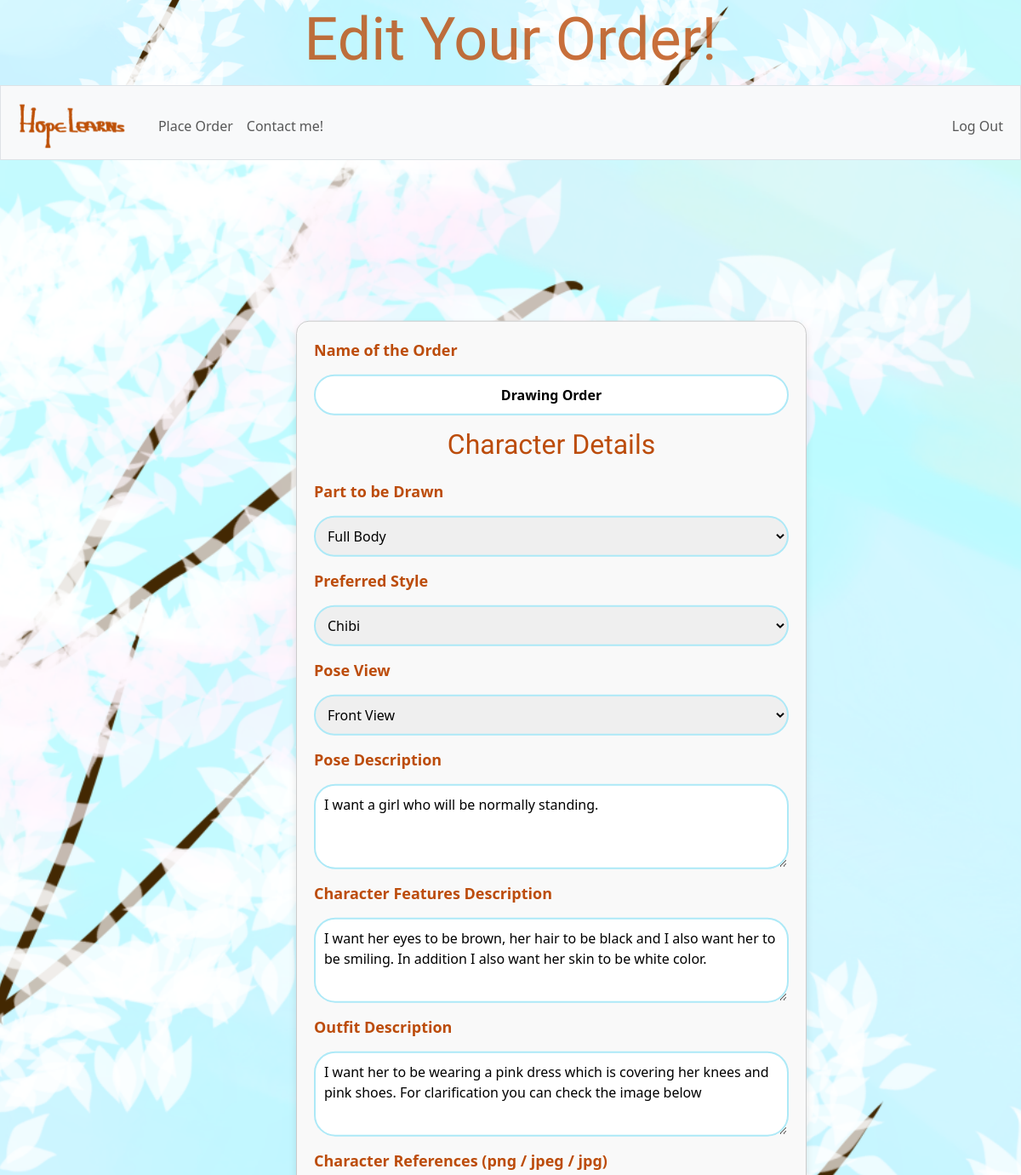
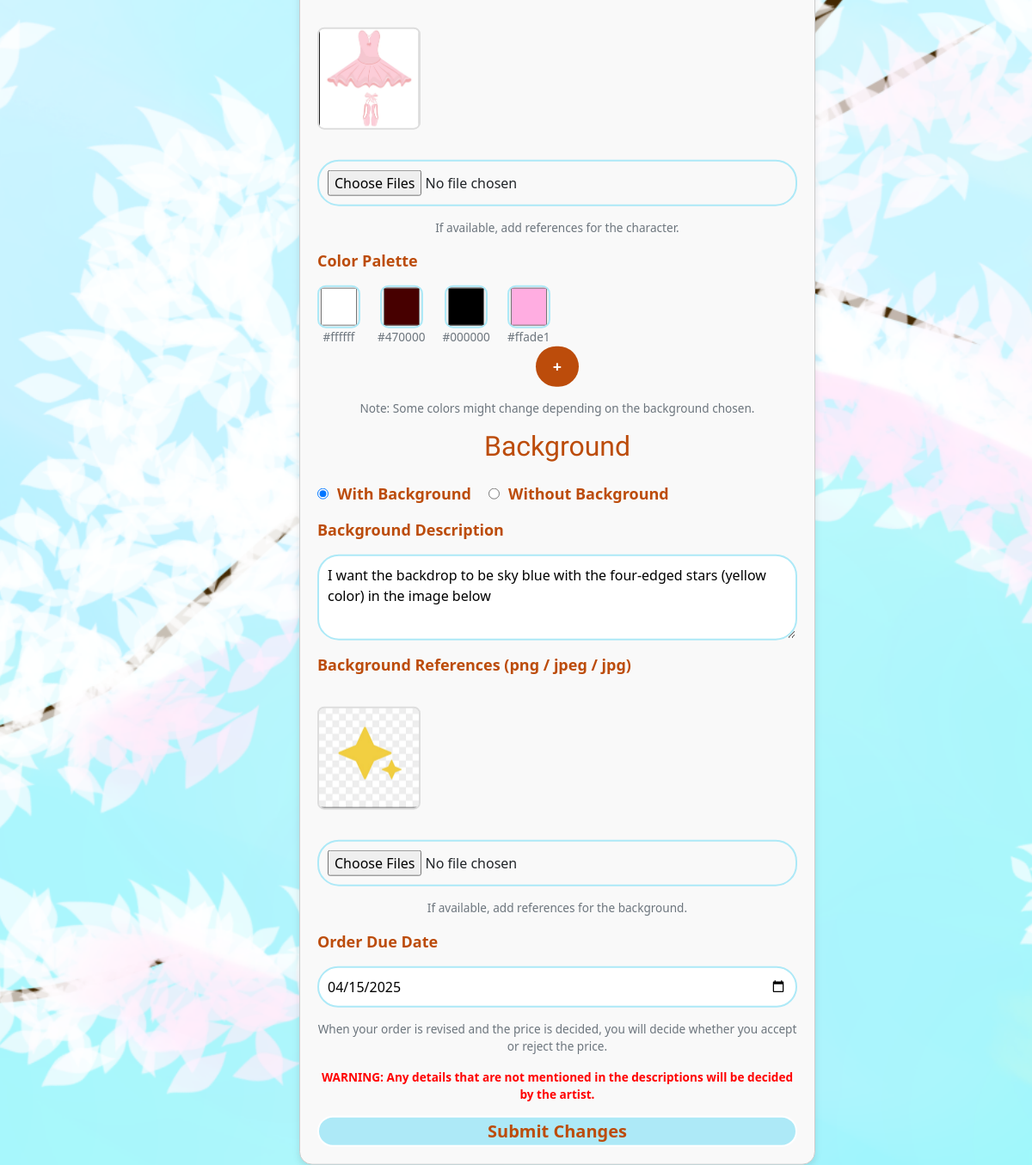
Page /edit-order?order_id=26 (signed in) on the committed database (2 pictures, top to bottom).
### tables this page shows
CREATE TABLE orders (
    order_id INTEGER PRIMARY KEY AUTOINCREMENT NOT NULL,
    user_id INTEGER NOT NULL,
    order_name VARCHAR(255) NOT NULL,
    character_part VARCHAR(50) NOT NULL,
    preferred_style VARCHAR(50) NOT NULL,
    pose_view VARCHAR(50) NOT NULL,
    pose_description TEXT NOT NULL,
    character_features_description TEXT,
    outfit_description TEXT,
    has_background BOOLEAN NOT NULL,
    background_description TEXT,
    price NUMERIC DEFAULT NULL,
    status VARCHAR(10) CHECK (status IN ('pending', 'reviewed', 'accepted', 'completed')) DEFAULT 'pending',
    order_due_date DATE NOT NULL,
    created_at DATETIME DEFAULT CURRENT_TIMESTAMP,
    FOREIGN KEY (user_id) REFERENCES users(id) ON DELETE CASCADE
);

CREATE TABLE character_references (
    id INTEGER PRIMARY KEY AUTOINCREMENT NOT NULL,
    order_id INTEGER NOT NULL,
    file_path TEXT NOT NULL,
    FOREIGN KEY (order_id) REFERENCES orders(order_id) ON DELETE CASCADE
);

### app.py (the view)
@app.route("/edit-order", methods=["GET", "POST"])
def edit_order():
    user_id = session["user_id"]
    is_admin = user_or_admin(user_id)
    if is_admin:
        return apology("unauthorized action", True)
    if request.method == "POST":
        form_data = get_form_data()
        if not isinstance(form_data, dict):
            return form_data  # Return the apology response directly
        order_name = form_data["order_name"]
        character_part = form_data["character_part"]
        preferred_style = form_data["preferred_style"]
        pose_view = form_data["pose_view"]
        pose_description = form_data["pose_description"]
        character_features_description = form_data["character_features_description"]
        outfit_description = form_data["outfit_description"]
        has_background = form_data["has_background"]
        background_description = form_data["background_description"]
        due_date = form_data["due_date"]
        colors = form_data["colors"]
        character_references = process_files('character_references[]', os.path.join(
            app.config['UPLOAD_FOLDER'], 'character_references'))
        if has_background:
            background_references = process_files('background_references[]', os.path.join(
                app.config['UPLOAD_FOLDER'], 'background_references'))
        else:
            background_references = []
        order_id = request.form.get("order_id")
        if not is_valid_order_id(False, order_id):
            return apology("unauthorized action")
        db.execute("""
                    UPDATE orders
                    SET
                    order_name = ?,
                    character_part = ?,
                    preferred_style = ?,
                    pose_view = ?,
                    pose_description = ?,
                    character_features_description = ?,
                    outfit_description = ?,
                    has_background = ?,
                    background_description = ?,
                    order_due_date = ?
                    WHERE order_id = ?;
                    """, order_name, character_part, preferred_style,
                   pose_view, pose_description, character_features_description,
                   outfit_description, has_background, background_description,
                   due_date, order_id)
        for color in colors:
            db.execute("""
                        INSERT INTO color_palette (order_id, color_hex)
                        VALUES (?, ?)
                        """, order_id, color)
        for path in character_references:
            db.execute("""
                    INSERT INTO character_references (order_id, file_path)
                    VALUES (?, ?)
                    """, order_id, path)
        for path in background_references:
            db.execute("""
                    INSERT INTO background_references (order_id, file_path)
                    VALUES (?, ?)
                    """, order_id, path)
        flash("Order edited successfully!")
        return redirect("/")
    else:
        order_id = request.args.get("order_id")
        if not is_valid_order_id(False, order_id):
            return apology("unauthorized action")
        else:
            order = db.execute("SELECT * FROM orders WHERE order_id = ?", order_id)
            order = order[0]
            order["has_background"] = order["has_background"] == 'TRUE'
            colors = db.execute("SELECT DISTINCT color_hex FROM color_palette WHERE order_id = ?", order_id)
            character_references = db.execute(
                "SELECT file_path FROM character_references WHERE order_id = ?", order_id)
            background_references = db.execute(
                "SELECT file_path FROM background_references WHERE order_id = ?", order_id)
            return render_template("edit-order.html", order=order, colors=colors, character_references=character_references,
                                   background_references=background_references, page_title="Edit Your Order!")

### app.py (called while the page is built)
@app.after_request
def after_request(response):
    response.headers["Cache-Control"] = "no-cache, no-store, must-revalidate"
    response.headers["Expires"] = 0
    response.headers["Pragma"] = "no-cache"
    return response

### helpers.py (called while the page is built)
def is_valid_order_id(is_admin, order_id):
    user_id = session["user_id"]
    try:
        if not order_id:
            return False
        order_id = int(order_id)
        if not is_admin:
            true_order_id = db.execute(
                "SELECT order_id FROM orders WHERE order_id = ? AND user_id = ?",
                order_id,
                user_id,
            )
            if len(true_order_id) == 0:
                return False
        else:
            order = db.execute("SELECT * FROM orders WHERE order_id = ?", order_id)
            if len(order) == 0:
                return False
    except ValueError:
        return False
    return True

def user_or_admin(user_id):
    is_admin = db.execute("SELECT is_admin FROM users WHERE id = ?", user_id)
    is_admin = is_admin[0]["is_admin"]
    return is_admin

### templates/edit-order.html (shortened to what this page needs)
{% extends "layout.html" %}
{% block main %}
    <div class="order-form-container">
        <form action="/edit-order" method="post" enctype="multipart/form-data">
            <label for="order-name">Name of the Order</label>
            <input type="text" id="order-name" class="special-input" name="order_name" value="{{ order.order_name }}">
            <h2>Character Details</h2>
            <label for="character-part">Part to be Drawn</label>
            <select id="character-part" name="character_part">
                <option value="Full Body" {% if order.character_part == 'Full Body' %}selected{% endif %}>Full Body</option>
            </select>
            <label for="preferred-style">Preferred Style</label>
            <select id="preferred-style" name="preferred_style">
                <option value="Chibi" {% if order.preferred_style == 'Chibi' %}selected{% endif %}>Chibi</option>
            </select>
            <label for="pose-view">Pose View</label>
            <select id="pose-view" name="pose_view">
                <option value="Front View" {% if order.pose_view == 'Front View' %}selected{% endif %}>Front View</option>
            </select>
            <label for="pose-description">Pose Description</label>
            <textarea id="pose-description" name="pose_description" placeholder="Describe the character pose in as much detail as possible">{{ order.pose_description }}</textarea>
            <label for="character-features-description">Character Features Description</label>
            <textarea id="character-features-description" name="character_features_description" placeholder="Describe the character features in as much detail as possible">{{ order.character_features_description }}</textarea>
            <label for="outfit-description">Outfit Description</label>
            <textarea id="outfit-description" name="outfit_description" placeholder="Describe the character outfit in as much detail as possible">{{ order.outfit_description }}</textarea>
            <label for="character-references">Character References (png / jpeg / jpg)</label>
            <div class="reference-list">
                {% if character_references %}
                    {% for reference in character_references %}
                        <a href="{{ reference.file_path }}" target="_blank" download>
                            <img src="{{ reference.file_path }}" alt="A character reference." class="thumbnail">
                        </a>
                    {% endfor %}
                {% endif %}
            </div>
            <input type="file" id="character-references" name="character_references[]" accept=".png, .jpeg, .jpg" multiple>
            <small class="form-note">If available, add references for the character.</small>
            <label for="color1">Color Palette</label>
            <div>
                <div id="colorInputs" class="color-inputs">
                    {% for color in colors %}
                        <div class="color-box-container">
                            <input class="color-box" type="color" id="color1" name="colors[]" value="{{ color.color_hex }}">
                            <small class="form-note">{{ color.color_hex }}</small>
                        </div>
                    {% endfor %}
                </div>
                <button type="button" id="addColor" class="add-color-btn">+</button>
            </div>
            <small class="form-note">Note: Some colors might change depending on the background chosen.</small>
            <h2>Background</h2>
            <div class="radio-group">
                <label for="background-with">
                    <input type="radio" id="background-with" name="background" value="with-background" {% if order.has_background %}checked{% endif %}>
                    With Background
                </label>
                <label for="background-without">
                    <input type="radio" id="background-without" name="background" value="without-background" {% if not order.has_background %}checked{% endif %}>
                    Without Background
                </label>
            </div>
            <div id="with-background-section">
                <label for="background-description">Background Description</label>
                <textarea id="background-description" name="background_description" placeholder="Describe the background in as much detail as possible">{{order.background_description }}</textarea>
                <label for="background-references">Background References (png / jpeg / jpg)</label>
                <div class="reference-list">
                    {% if background_references %}
                        {% for reference in background_references %}
                            <a href="{{ reference.file_path }}" target="_blank" download>
                                <img src="{{ reference.file_path }}" alt="A character reference." class="thumbnail">
                            </a>
                        {% endfor %}
                    {% endif %}
                </div>
                <input type="file" id="background-references" name="background_references[]" accept=".png, .jpeg, .jpg" multiple>
                <small class="form-note">If available, add references for the background.</small>
            </div>
            <label for="due-date">Order Due Date</label>
            <input type="date" id="due-date" name="due_date" value="{{ order.order_due_date }}">
            <small class="form-note">When your order is revised and the price is decided, you will decide whether you accept or reject the price.</small>
            <small class="form-note imp"><b>WARNING: Any details that are not mentioned in the descriptions will be decided by the artist.</b></small>
            <input type="submit" value="Submit Changes">
        </form>
    </div>
{% endblock %}

### static/styles.css (style rules this page uses)
html, body { height: 100%; margin: 0; padding: 0 }
.order-form-container { width: 80%; max-width: 600px; background-color: #f9f9f9; border: 1px solid #ccc; border-radius: 15px; box-shadow: 0 4px 8px #0000001a; padding: 20px; transform: translate(58%, 8%) }
form { display: flex; flex-direction: column; gap: 15px }
label, h3 { font-weight: 700; color: #bc4c0b; font-size: 18px; text-align: left }
.special-input, input[type="date"], input[type="file"], textarea, select { width: 100%; border-radius: 25px; border: 2px solid #ade9f7; padding: 10px; font-size: 16px; box-sizing: border-box }
.special-input { text-align: center; font-weight: 700 }
textarea { height: 100px; resize: vertical }
input[type="submit"] { background-color: #ade9f7; color: #bc4c0b; font-size: 20px; font-weight: 700; border: 2px solid #fff; border-radius: 25px; cursor: pointer; transition: background-color .3s ease }
h2 { font-family: "Matemasie", sans-serif; color: #bc4c0b }
.form-note { font-size: .85em; color: #6c757d; text-align: center }
.color-inputs { display: flex; gap: 20px; flex-wrap: wrap }
.color-box { width: 50px; height: 50px; border: 2px solid #ade9f7; border-radius: 10px; cursor: pointer; transition: transform .3s ease, border-color .3s ease }
.color-box-container { display: flex; flex-direction: column; align-items: center }
.add-color-btn { padding: 10px 20px; font-size: 18px; font-weight: 700; color: #fff; background-color: #bc4c0b; border: none; border-radius: 25px; cursor: pointer; transition: background-color .3s ease }
.radio-group { display: flex; gap: 20px }
.radio-group label { display: flex; align-items: center; gap: 10px }
#with-background-section { display: flex; flex-direction: column; gap: 15px }
.imp { color: red }
body { background-image: url('/static/blue with trees.png'); background-repeat: repeat; background-size: cover; background-position: top center; width: 100%; min-height: 100vh }
.reference-list { display: flex; gap: 15px; margin: 20px 0 }
.thumbnail { width: 120px; height: auto; border: 2px solid #ddd; border-radius: 8px; transition: transform 0.2s, box-shadow .2s; float: left }

### rows in the picture
orders: order_name "Drawing Order", character_part "Full Body", preferred_style "Chibi", pose_view "Front View", pose_description "I want a girl who will be normally standing.", character_features_description "I want her eyes to be brown, her hair to be black and I also want her to be smiling. In addition I also want her skin to be white color.", outfit_description "I want her to be wearing a pink dress which is covering her knees and pink shoes. For clarification you can check the image below", has_background "☑ With Background", has_background "☐ Without Background", background_description "I want the backdrop to be sky blue with the four-edged stars (yellow color) in the image below", due_date "04/15/2025"
character_references: file_path (picture)

### other values in the picture
{{ page_title or "Hope Learns!" }} "Edit Your Order!"
{{ color.color_hex }} "#ffffff" "#470000" "#000000" "#ffade1"
